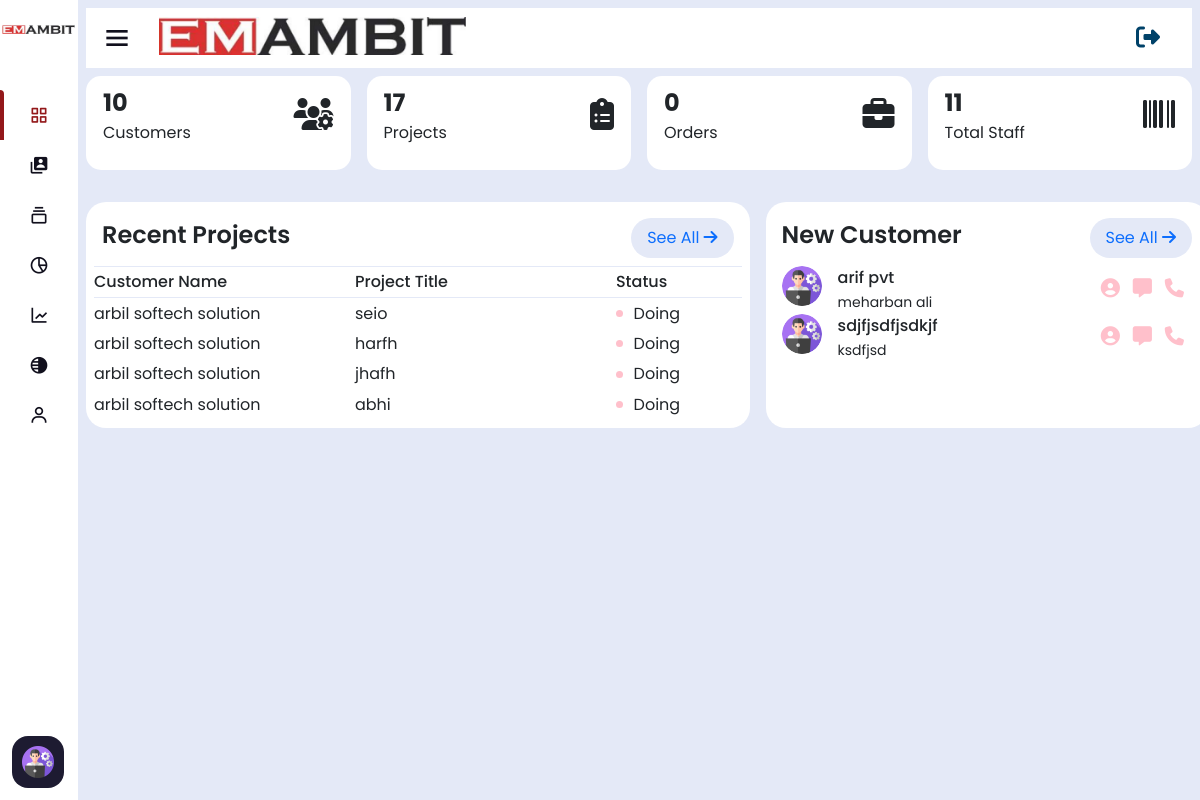
Before: / (signed in) with the older database file.
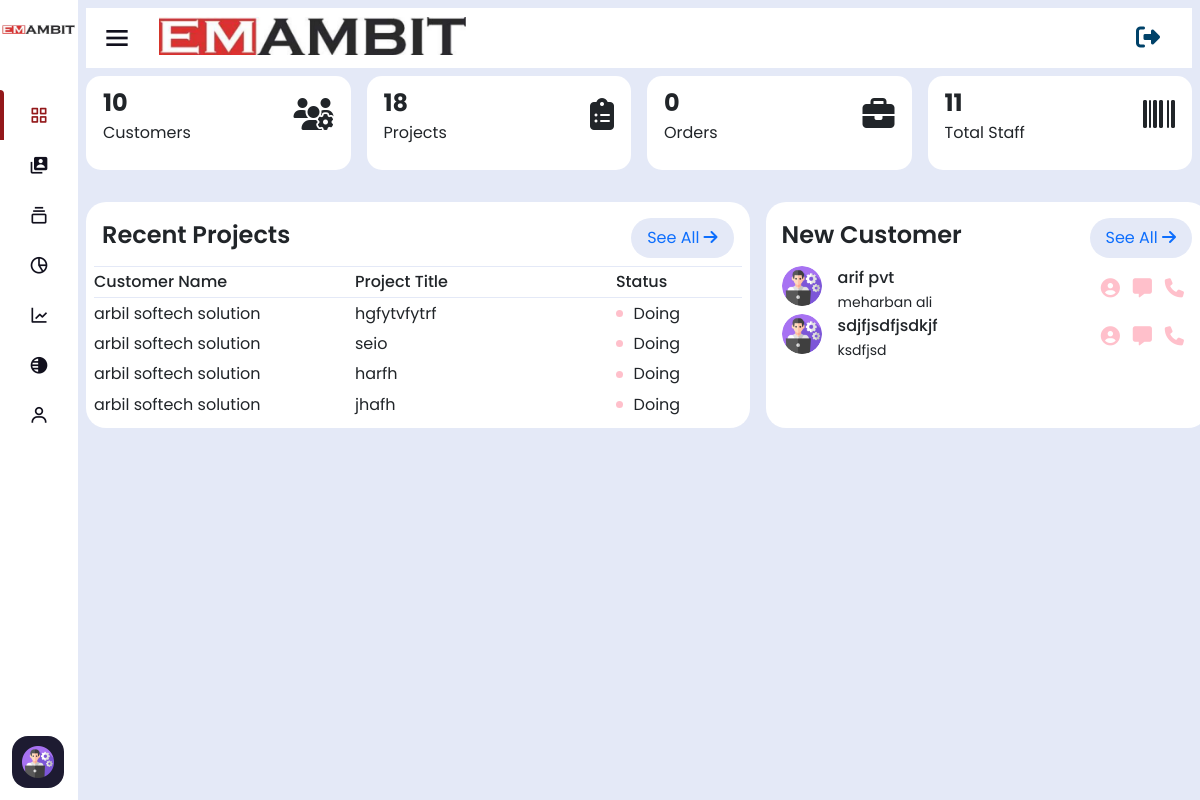
After: the same page with the newer database file.
### home/models.py (models this page shows, shortened)
class AssignEngineer(models.Model):
    company_name=models.ForeignKey(ClientCompanyInfo,on_delete=models.CASCADE)
    manager_name=models.ForeignKey(CustomUser,on_delete=models.CASCADE,related_name='manager_assignments',default=None)
    engineer_one=models.ForeignKey(CustomUser,on_delete=models.CASCADE, null=True,blank=True,related_name='engineer_one_assignments')
    engineer_two=models.ForeignKey(CustomUser,on_delete=models.CASCADE,null=True,blank=True, related_name='engineer_two_assignments')
    engineer_three=models.ForeignKey(CustomUser,on_delete=models.CASCADE,null=True,blank=True, related_name='engineer_three_assignments')
    visit_purpose=models.CharField(max_length=254)
    machine_type=models.CharField(max_length=254)
    leave_date=models.CharField(max_length=254)
    reach_date=models.CharField(max_length=254)
    travel_by=models.ForeignKey(AddTravelBy,on_delete=models.CASCADE)
    timestampt=models.DateTimeField(auto_now_add=True,null=True,blank=True)
    ending_date=models.CharField(max_length=100,null=True,blank=True,default='Work on Progress')
    work_status=models.CharField(max_length=100,blank=True,null=True,default='Doing')
    project_link=models.CharField(max_length=1000,null=True,blank=True)
    download_link=models.CharField(max_length=254,null=True,blank=True)
    equipment = models.TextField(max_length=1000,null=True,blank=True)
    recived_equipment=models.TextField(max_length=1000,null=True,blank=True)
    recived_date=models.CharField(max_length=100,null=True,blank=True)

class ClientCompanyInfo(models.Model):
    company_name=models.CharField(max_length=200)
    company_phone=models.CharField(max_length=20)
    contact_person=models.CharField(max_length=250)
    company_email=models.CharField(max_length=254)
    company_gst=models.CharField(max_length=50)
    company_address=models.CharField(max_length=254)
    timestampt=models.DateTimeField(auto_now_add=True,null=True,blank=True)

### home/views.py (the view)
# urls.py: path('',home_view),
@login_required(login_url='/login')
def home_view(request):
    all_company=ClientCompanyInfo.objects.all().order_by('-id')
    all_company_length=len(all_company)
    recent_customers=ClientCompanyInfo.objects.all().order_by('-id')[0:2]
    total_project=AssignEngineer.objects.all().order_by('-id')
    total_project_length=len(total_project)
    recent_projects=total_project[0:4]
    purchase_orders=PurchaseOrder.objects.all()
    total_staff=CustomUser.objects.all().exclude(is_staff=True)
    total_staff=len(total_staff)
    total_reimbursement = CustomUser.objects.exclude(is_staff=True).aggregate(total_cost_sum=Sum('total_cost'))
    total_cost=total_reimbursement['total_cost_sum']
    return render(request,'index.html',{'total_staff':total_staff,'all_company':recent_customers,'total_project':recent_projects,'purchase_orders':purchase_orders,'total_cost':total_cost,"all_company_length":all_company_length,'total_project_length':total_project_length})

### home/templates/index.html (shortened to what the changed rows need)
<!DOCTYPE html>
<html lang="en">
<head>
    {% include 'header-links.html' %}
</head>
<body>
    {% if user.is_authenticated and user.is_superuser %}
    <section class="nav-section">
        {% include 'subtitle.html' %}
        <div class="dashboard-header">
            <div class="grid-4">
                <div class="box">
                    <div>
                        <strong class="num">{{all_company_length}}</strong>
                        <p>Customers</p>
                    </div>
                    <div class="icon">
                        <i class="fa-solid fa-users-gear"></i>
                    </div>
                </div>
                <div class="box">
                    <div>
                        <strong class="num">{{total_project_length}}</strong>
                        <p>Projects</p>
                    </div>
                    <div class="icon">
                        <i class="fa-solid fa-clipboard-list"></i>
                    </div>
                </div>
                <div class="box">
                    <div>
                        <strong class="num">{{purchase_orders | length}}</strong>
                        <p>Orders</p>
                    </div>
                    <div class="icon">
                        <i class="fa-solid fa-briefcase"></i>
                    </div>
                </div>
                <div class="box">
                    <div>
                        <strong class="num">{{total_staff}}</strong>
                        <p>Total Staff</p>
                    </div>
                    <div class="icon">
                        <i class="fa-solid fa-barcode"></i>
                    </div>
                </div>
            </div>
        </div>
        <div class="grid-60-40">
            <div class="recent-projects overflow-auto">
                <div class="submenu-header">
                    <h2>Recent Projects</h2>
                    <div class="menu-btn">
                        <a href="/assigned-works">See All <i class="fa-solid fa-arrow-right"></i></a>
                    </div>
                </div>
                <table class="md-table">
                    <thead>
                        <tr>
                            <th>Customer Name</th>
                            <th>Project Title</th>
                            <th>Status</th>
                        </tr>
                    </thead>
                    <tbody>
                        {% for tp in total_project   %}
                        <tr>
                            <td>{{tp.company_name.company_name}}</td>
                            <td>{{tp.visit_purpose}}</td>
                            <td>
                                <div class="
                                {% if  tp.work_status == 'Pending' %}
                                pending-btn
                                {% elif  tp.work_status == 'Done' %}
                                done-btn
                                {% elif  tp.work_status == 'Doing' %}
                                inprogress-btn
                                {% endif %}
                                    "></div> {{tp.work_status}}
                            </td>
                        </tr>
                        {% endfor %}
                    </tbody>
                </table>
            </div>
            <div class="new-customers">
                <div class="submenu-header">
                    <h2>New Customer</h2>
                    <div class="menu-btn">
                        <a href="/manage-company">See All <i class="fa-solid fa-arrow-right"></i></a>
                    </div>
                </div>
                <div class="customers">
                    {% for ac  in all_company  %}
                    <div class="single-customer">
                        <div class="profile">
                            <img src="/static/assets/images/admin.png" alt="customer-image">
                            <div class="customer-details">
                                <div class="name">{{ac.company_name}}</div>
                                <small>{{ac.contact_person}}</small>
                            </div>
                        </div>
                        <div class="social-links">
                            <a target="_blank" href="/tel:{{ac.company_phone}}"><i class="fa-solid fa-circle-user"></i></a>
                            <a target="_blank" href="/mailto:{{ac.company_email}}"><i class="fa-solid fa-message"></i></a>
                            <a target="_blank" href="/tel:{{ac.company_phone}}"><i class="fa-solid fa-phone"></i></a>
                        </div>
                    </div>
                    {% endfor %}
                </div>
            </div>
        </div>
    </section>
    {% elif user.is_authenticated and not user.is_superuser %}
    <script>
        window.location.href='/user-dashboard'
    </script>
    {% else %}
    <script>
        window.location.href='/page-note-found'
    </script>
    {% endif %}
</body>
</html>

Changed rows visible on the page:
no longer on this page (row unchanged): AssignEngineer: company_name.company_name "arbil softech solution", visit_purpose "abhi", work_status "Doing"
added AssignEngineer: company_name.company_name "arbil softech solution", visit_purpose "hgfytvfytrf", work_status "Doing"
Other visible differences:
{{ total_project_length }}: "17" → "18"
